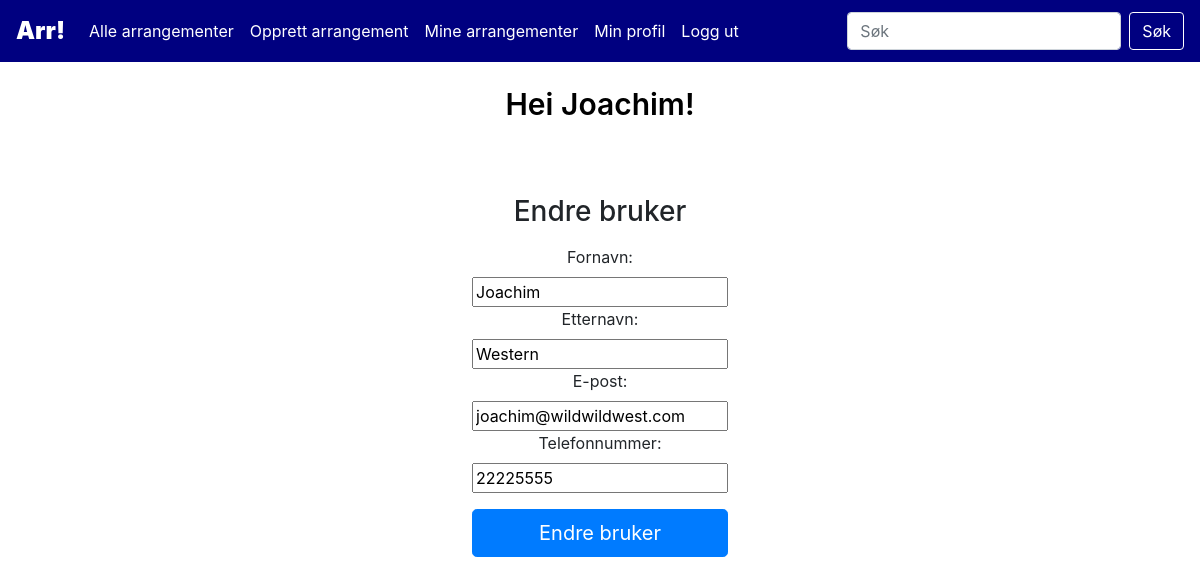
Screenshot of /edituser.php (signed in) with the database file from the repository.
### tables this page shows
CREATE TABLE `users` (
  `user_id` int(10) NOT NULL,
  `first_name` varchar(50) NOT NULL,
  `last_name` varchar(50) DEFAULT NULL,
  `email` varchar(100) NOT NULL,
  `phone` varchar(15) NOT NULL,
  `password` varchar(300) NOT NULL
);

### assets/lib/class.User.php (called while the page is built, shortened)
<?php
class User{
    function getUserInfo($userID){
        $dbConn = new DbConn();
        $conn = $dbConn->connect();
        $sql =
            "SELECT * FROM eventhandling.users
            WHERE user_id = $userID;";
        $result = $conn->query($sql);
        return $result;
    }
}

### edituser.php (the view, shortened to what this page needs)
<?php
require __DIR__."/assets/inc/header.php";
require __DIR__."/assets/lib/class.User.php";
?>
<div class="main">
<div class="headline">
<text>Hei <?php echo $_SESSION['FIRSTNAME']?>!</text>
</div>
<?php
$user = new User();
$result = $user->getUserInfo($_SESSION['USER_ID']);
$thisUser = $result->fetch_object();
$firstname = $thisUser->first_name;
$lastname = $thisUser->last_name;
$email = $thisUser->email;
$phone = $thisUser->phone;
echo '
<body class="main text-center">
        <div class="container login mt-5" style="width: fit-content">
            <form method="POST" action="" autocomplete="off">
                <h1 class="h3 mb-3 fw-normal">Endre bruker</h1>
                <label for="firstname">Fornavn:</label>
                <div class="form-floating">
                    <input type="text" id="firstname" name="firstname" autocomplete="off" value="'.$firstname.'">
                </div>
                <label for="lastname">Etternavn:</label>
                <div class="form-floating">
                    <input type="text" id="lastname" name="lastname" autocomplete="off" value="'.$lastname.'">
                </div>
                <label for="email">E-post:</label>
                <div class="form-floating">
                    <input type="email" id="email" name="email" autocomplete="off" value="'.$email.'">
                </div>
                <label for="phone">Telefonnummer:</label>
                <div class="form-floating">
                    <input type="number" id="phone" name="phone" autocomplete="off" value="'.$phone.'">
                </div>
                <input class="w-100 btn btn-lg btn-primary mt-3" type="submit" name="edit" value="Endre bruker" autocomplete="off" />
            </form>
        </div>
    </div>
</body>';

### assets/css/styles.css (style rules this page uses)
.main { margin-top: 62px; }
.login { width: fit-content; }
.container { display: flex; }
.headline { display: flex; justify-content: center; padding: 20px 0px !important; font-size: 30px; font-weight: 600; color: var(--text-dark) !important; }

### rows the page displays
users: firstname "Joachim", lastname "Western", email "joachim@wildwildwest.com", phone "22225555"

### other values shown
$_SESSION['FIRSTNAME'] "Joachim"
